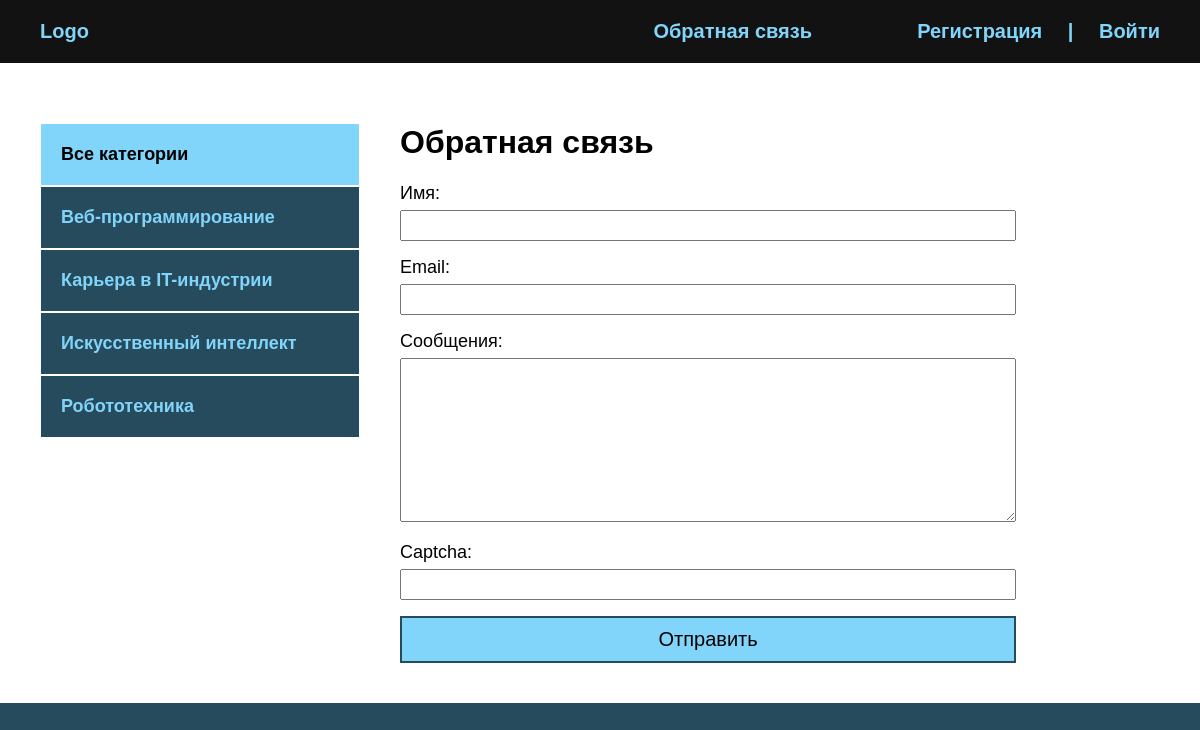
Page /contact/ on the committed database.
### blog/models.py (models this page shows, shortened)
class Category(models.Model):
    name = models.CharField(max_length=100, verbose_name='Категория')  # название категории
    slug = models.SlugField(max_length=200, unique=True, verbose_name='URL')
    def get_absolute_url(self):
        return reverse('category', kwargs={'cat_slug': self.slug})
    class Meta:  # Это доп-й функционал кот-й мы можем дополнять к классу.
        verbose_name = 'Категория'  # verbose_name перевели элементы, которые перечисляются в единственном числе. В единственном числе.
        verbose_name_plural = 'Категории'  # Во множественном числе.

### blog/views.py (the view, shortened to what this page needs)
# urls.py: path('contact/', ContactFormView.as_view(), name='contact'),  # для доступа к странице и форме контакт
class ContactFormView(DataMixin, FormView):
    form_class = ContactForm # Будем создавать свою форму
    template_name = 'blog/contact.html'
    success_url = reverse_lazy('index')
    def get_context_data(self, *, object_list=None, **kwargs):
        context = super().get_context_data(**kwargs)
        c_def = self.get_user_context(title='Обратная связь')
        return dict(list(context.items()) + list(c_def.items()))

### blog/forms.py
class ContactForm(forms.Form): # Наследуемся от стандартной формы Джанго, для создания своей формы.
    name = forms.CharField(label='Имя', max_length=255)
    email = forms.EmailField(label='Email')
    content = forms.CharField(label='Сообщения', widget=forms.Textarea(attrs={'cols': 60, 'rows': 10}))
    captcha = CaptchaField()

### blog/utils.py (called while the page is built)
    def get_user_context(self, **kwargs):  # создадим контекст для шаблона
        context = kwargs  # kwargs - в него будут приходить принимаемые аргументы
        cats = Category.objects.annotate(Count('blog'))  # Пускай считает кол-во элементов в блоге, annotate - связывает блог с категорией и считаем кол-во элементов в блоке.
        user_menu = menu.copy()  # получаем копию словаря
        if not self.request.user.is_authenticated:  # если пользователь не аутентифицирован, удаляем 'title': 'Добавить статью'
            user_menu.pop(0)
        context['menu'] = user_menu  # в конетексте у каждого пункта используется меню
        context['cats'] = cats  # к каждой статье принимается категория
        if 'cat_selected' not in context:
            context['cat_selected'] = 0
        return context

### blog/templates/blog/contact.html (shortened to what this page needs)
{% extends 'blog/base.html' %}
{% block content %}
<h1>{{ title }}</h1>
<form action="{% url 'contact' %}" method="post">
    {{ form.as_p }}
    <button>Отправить</button>
</form>
{% endblock %}

### blog/templates/blog/base.html (shortened to what this page needs)
{% load static %}
{% load blog_tags %}
<!DOCTYPE html>
<html lang="en">
<head>
    <link rel="stylesheet" href="{% static 'css/style.css' %}">
</head>
<body>
<div class="header">
    <div class="wrap">
        <ul class="mainmenu">
            <li class="logo"><a href="{% url 'index' %}">Logo</a></li>
            {% for m in menu %}
            <li class="last"><a href="{% url m.url_name %}">{{ m.title }}</a></li>
            {% endfor %}
            {% if request.user.is_authenticated %}
            <li class="last">{{ user.username }} | <a href="{% url 'logout' %}">Выйти</a></li>
            {% else %}
            <li class="last">
                <a href="{% url 'register' %}">Регистрация</a> | <a href="{% url 'login' %}">Войти</a>
            </li>
            {% endif %}
        </ul>
    </div>
</div>
<div class="content">
    <div class="wrap">
        <div class="sidebar">
            <ul>
                {% if cat_selected == 0 %}
                <li class="selected">Все категории</li>
                {% else %}
                <li><a href="{% url 'index' %}">Все категории</a></li>
                {% endif %}
                {% for c in cats %}
                {% if c.blog__count > 0 %}
                {% if c.pk == cat_selected %}
                <li class="selected">{{ c.name }}</li>
                {% else %}
                <li><a href="{{ c.get_absolute_url }}">{{ c.name }}</a></li>
                {% endif %}
                {% endif %}
                {% endfor %}
            </ul>
        </div>
        <div class="main">
            {% block content %}
            {% endblock %}
        </div>
    </div>
</div>
</body>
</html>

### blog/static/css/style.css (style rules this page uses)
body { margin: 0; padding: 0; background: #264b5d; font-family: Verdana, Geneva, Tahoma, sans-serif; }
.wrap { max-width: 1200px; margin: 0 auto; }
.content .wrap { background: #FFF; padding: 40px; box-sizing: border-box; display: flex; }
ul { list-style: none; margin: 0; padding: 0; }
a { color: #81d4fa; text-decoration: none; padding: 20px; }
.header { background: #121212; }
.mainmenu { display: flex; align-items: center; font-size: 20px; font-weight: bold; padding: 20px; justify-content: space-between; }
.logo { flex-basis: 40%; }
.last { flex-basis: 30%; text-align: right; color: #81d4fa; }
.sidebar ul { width: 320px; margin-right: 40px; margin-top: 20px; }
.sidebar a { padding: 20px; display: block; border: 1px solid #FFF; background: #264b5d; font-weight: bold; font-size: 18px; }
.selected { font-size: 18px; padding: 20px; border: 1px solid #FFF; font-weight: bold; background: #81d4fa; }
button { background: #81d4fa; border: 2px solid #264b5d; width: 100%; padding: 10px; font-size: 20px; cursor: pointer; }
form label { font-size: 18px; }
input, textarea { width: 100%; margin-top: 6px; padding: 6px; box-sizing: border-box; }
label { font-size: 20px; }
.last a { display: inline; }

### rows in the picture
Category: name "Веб-программирование"
Category: name "Карьера в IT-индустрии"
Category: name "Искусственный интеллект"
Category: name "Робототехника"

### other values in the picture
{{ m.title }} "Обратная связь"
{{ title }} "Обратная связь"
